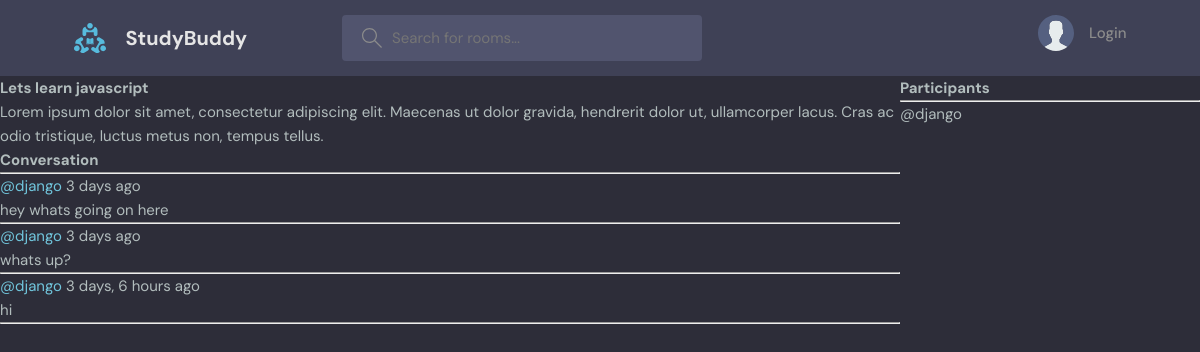
/room/1, run on the app's committed database.
### base/models.py (models this page shows, shortened)
class Room(models.Model):
    host = models.ForeignKey(User, on_delete=models.SET_NULL, null=True)
    topic = models.ForeignKey(Topic, on_delete=models.SET_NULL, null=True)
    name = models.CharField(max_length=200)
    description = models.TextField(blank=True)
    participants = models.ManyToManyField(User, related_name='participants', blank=True)
    created = models.DateTimeField(auto_now_add=True)
    updated = models.DateTimeField(auto_now=True)
    class Meta:
        ordering = ['-updated', '-created']

class Message(models.Model):
    user = models.ForeignKey(User, on_delete=models.CASCADE)
    room = models.ForeignKey(Room, on_delete=models.CASCADE)
    body = models.TextField()
    created = models.DateTimeField(auto_now_add=True)
    updated = models.DateTimeField(auto_now=True)

### base/views.py (the view)
# urls.py: path('room/<str:pk>', views.room, name='room'),
def room(request, pk):
    room = Room.objects.get(id=pk)
    messages = room.message_set.all().order_by('-created')
    participants = room.participants.all()
    if request.method == "POST":
        Message.objects.create(
            user=request.user, room=room, body=request.POST.get('body')
        )
        room.participants.add(request.user)
        return redirect('room', pk=room.id)
    context = {
        'participants': participants,
        'room': room,
        'room_messages': messages,
    }
    return render(request, 'base/room.html', context)

### base/templates/base/room.html (shortened to what this page needs)
{% extends "main.html" %}
{% block content %}
<div class='room-container'>
    <div>
        <h1>{{room.name}}</h1>
        <p>{{room.description}} </p>
        <div class='comment-wrapper'>
            <h3> Conversation </h3>
            <hr>
            {% for message in room_messages %}
            <div>
                <small><a href="{% url 'user-profile' room.host.id %}">@{{room.host.username}}</a> {{message.created|timesince}} ago </small>
                <p>{{message.body}}</p>
                <hr>
            </div>
            {% endfor %}
        </div>
    </div>
    <div>
        <h3>Participants</h3>
        <hr>
        {% for user in participants %}
        <div>
            <span>@{{user.username}}</span>
        </div>
        {% endfor %}
    </div>
</div>
{% endblock content %}

### static/styles/style.css (style rules this page uses)
:root { --color-main: #71c6dd; --color-main-light: #e1f6fb; --color-dark: #3f4156; --color-dark-medium: #51546e; --color-dark-light: #696d97; --color-light: #e5e5e5; --color-gray: #8b8b8b; --color-light-gray: #b2bdbd; --color-bg: #2d2d39; --color-success: #5dd693; --color-error: #fc4b0b; }
* { font-family: "DM Sans", -apple-system, BlinkMacSystemFont, "Segoe UI", Roboto, Oxygen, Ubuntu, Cantarell, "Open Sans", "Helvetica Neue", sans-serif; margin: 0; padding: 0; box-sizing: border-box; text-rendering: optimizeLegibility; font-size: inherit; }
html { font-size: 56.25%; }
@media only screen and (min-width: 1200px) { html { font-size: 62.5%; } }
body { line-height: 1.6; font-weight: 400; font-size: 1.5rem; color: var(--color-light-gray); background-color: var(--color-bg); min-height: 100vh; }
a { display: inline-block; color: var(--color-main); text-decoration: none; }

### base/templates/base/room.html (style rules this page uses)
.room-container { display: grid; grid-template-columns: 3fr 1fr; }

### data on the page
Room: name "Lets learn javascript", description "Lorem ipsum dolor sit amet, consectetur adipiscing elit. Maecenas ut dolor gravida, hendrerit dolor ut, ullamcorper lacus. Cras ac odio tristique, luctus metus non, tempus tellus.", host.username "django"
Message: created "3 days", body "hey whats going on here"
Message: created "3 days", body "whats up?"
Message: created "3 days, 6 hours", body "hi"

### other printed values
{{ user.username }} "django"
